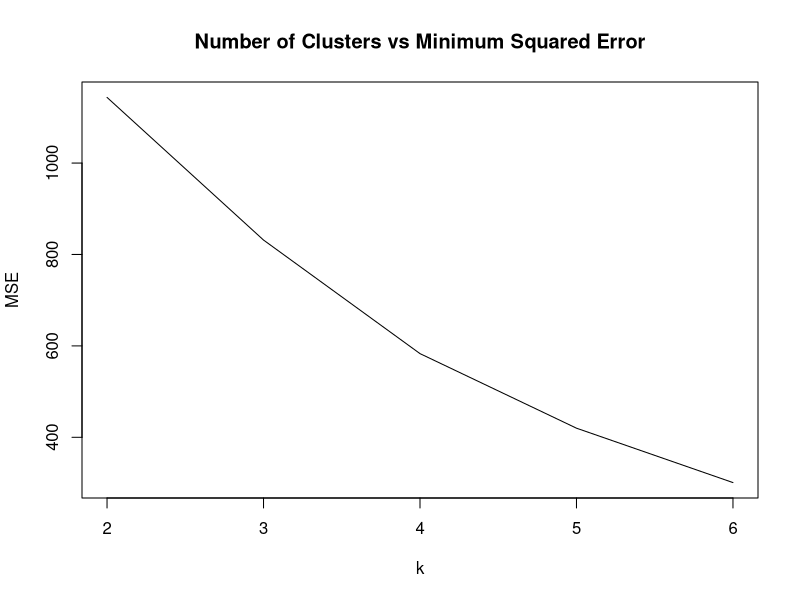

Recreate this plot in R.

# Loading Data
data<-read.csv("cluster_data.csv",header=TRUE)

# Creating model for K means with 2 clusters
kmeans_2<-kmeans(data[,-4],2)

# Creating model for K means with 3 clusters

kmeans_3<-kmeans(data[,-4],3)

# Creating model for K means with 4 clusters

kmeans_4<-kmeans(data[,-4],4)

# Creating model for K means with 5 clusters

kmeans_5<-kmeans(data[,-4],5)

# Creating model for K means with 6 clusters

kmeans_6<-kmeans(data[,-4],6)

# Computing total sum of squares cluster for k=2 :
total_ss_2<- kmeans_2$tot.withinss

# Computing total sum of squares cluster for k=3 :
total_ss_3<- kmeans_3$tot.withinss

# Computing total sum of squares cluster for k=4 :
total_ss_4<- kmeans_4$tot.withinss
  

# Computing total sum of squares cluster for k=5 :
total_ss_5<- kmeans_5$tot.withinss

# Computing total sum of squares cluster for k=6 :
total_ss_6<- kmeans_6$tot.withinss


total_ss<-c(total_ss_2,total_ss_3,total_ss_4,total_ss_5,total_ss_6)

k_values<-c(2,3,4,5,6)

#Plotting graph for this :

plot(k_values,total_ss,xlab="k",ylab="MSE",type="l",main="Number of Clusters vs Minimum Squared Error")

# From the graph, as per this data,elbow is created at k=3, so we will take 3 clusters in this case

# Class output for each sample with k=3 in K Means

print(kmeans_3$cluster)

